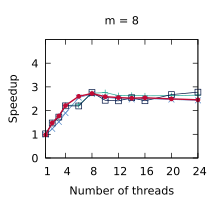

Source code (gnuplot):
set title "m = 8"
set terminal pdf size 2.2,2.0
set output "./results/Scans_n___4,194,304,_m___8.pdf"
set key off
set xrange [1:24]
set xtics (1, 4, 8, 12, 16, 20, 24)
set xlabel "Number of threads"
set yrange [0:5]
set ytics (0, 1, 2, 3, 4)
set ylabel "Speedup"
plot './results/Scans_n___4,194,304,_m___8.dat' using 1:2 title "Outer parallelism" pointsize 0.7 lw 1 pt 1 linecolor rgb "#24A793" with linespoints, \
  './results/Scans_n___4,194,304,_m___8.dat' using 1:3 title "Inner parallelism" pointsize 0.7 lw 1 pt 2 linecolor rgb "#5287C6" with linespoints, \
  './results/Scans_n___4,194,304,_m___8.dat' using 1:4 title "OpenMP" pointsize 0.7 lw 1 pt 4 linecolor rgb "#001240" with linespoints, \
  './results/Scans_n___4,194,304,_m___8.dat' using 1:5 title "Work assisting (our)" pointsize 0.4 lw 2 pt 7 linecolor rgb "#C00A35" with linespoints
